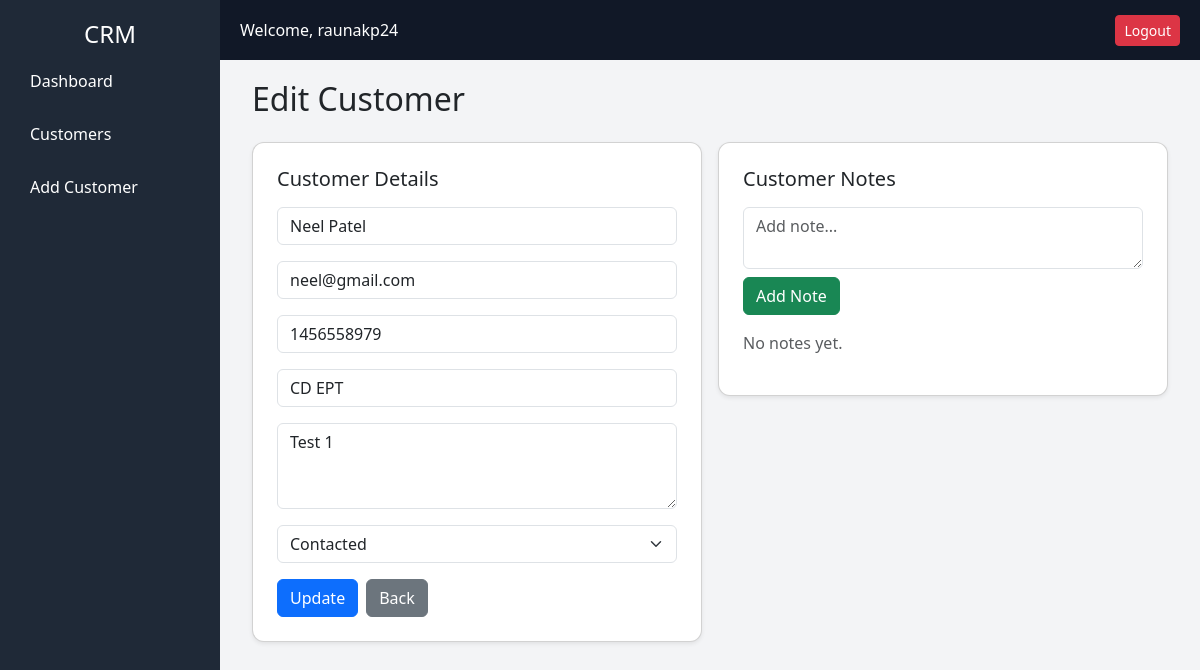
Screenshot of /edit_customer/3 (signed in) with the database file from the repository.
### tables this page shows
CREATE TABLE customers (
            id INTEGER PRIMARY KEY AUTOINCREMENT,
            name TEXT,
            email TEXT,
            phone TEXT,
            company TEXT,
            notes TEXT,
            status TEXT
        );

### app.py (the view, shortened to what this page needs)
@app.route('/edit_customer/<int:id>', methods=['GET', 'POST'])
@login_required
def edit_customer(id):
    conn = get_db_connection()
    customer = conn.execute(
        'SELECT * FROM customers WHERE id = ?',
        (id,)
    ).fetchone()
    notes = conn.execute(
        'SELECT * FROM notes WHERE customer_id = ? ORDER BY created_at DESC',
        (id,)
    ).fetchall()
    conn.close()
    return render_template('edit_customer.html', customer=customer, notes=notes)

### app.py (called while the page is built)
def login_required(f):
    @wraps(f)
    def wrapper(*args, **kwargs):
        if 'user' not in session:
            return redirect('/login')
        return f(*args, **kwargs)
    return wrapper

def get_db_connection():
    conn = sqlite3.connect('database.db')
    conn.row_factory = sqlite3.Row
    return conn

### templates/edit_customer.html (shortened to what this page needs)
{% extends 'base.html' %}
{% block content %}
<div class="container-fluid">
    <h2 class="mb-4">Edit Customer</h2>
    <div class="row g-3">
        <div class="col-md-6">
            <div class="card p-4 shadow-sm" style="border-radius: 12px;">
                <h5 class="mb-3">Customer Details</h5>
                <form method="POST">
                    <div class="mb-3">
                        <input type="text" name="name" class="form-control"
                               value="{{ customer['name'] }}" placeholder="Name" required>
                    </div>
                    <div class="mb-3">
                        <input type="email" name="email" class="form-control"
                               value="{{ customer['email'] }}" placeholder="Email" required>
                    </div>
                    <div class="mb-3">
                        <input type="text" name="phone" class="form-control"
                               value="{{ customer['phone'] }}" placeholder="Phone">
                    </div>
                    <div class="mb-3">
                        <input type="text" name="company" class="form-control"
                               value="{{ customer['company'] }}" placeholder="Company">
                    </div>
                    <div class="mb-3">
                        <textarea name="notes" class="form-control" rows="3"
                                  placeholder="Notes">{{ customer['notes'] }}</textarea>
                    </div>
                    <div class="mb-3">
                        <select name="status" class="form-select">
                            <option value="Contacted" {% if customer['status'] == 'Contacted' %}selected{% endif %}>Contacted</option>
                        </select>
                    </div>
                    <div class="d-flex gap-2">
                        <button class="btn btn-primary">Update</button>
                        <a href="/customers" class="btn btn-secondary">Back</a>
                    </div>
                </form>
            </div>
        </div>
        <div class="col-md-6">
            <div class="card p-4 shadow-sm" style="border-radius: 12px;">
                <h5 class="mb-3">Customer Notes</h5>
                <form method="POST" action="/add_note/{{ customer['id'] }}">
                    <textarea name="content" class="form-control mb-2"
                              placeholder="Add note..." rows="2"></textarea>
                    <button class="btn btn-success mb-3">Add Note</button>
                </form>
                {% if notes %}
                    <div class="list-group">
                        {% for note in notes %}
                            <div class="list-group-item">
                                <div>{{ note['content'] }}</div>
                                <small class="text-muted">{{ note['created_at'] }}</small>
                            </div>
                        {% endfor %}
                    </div>
                {% else %}
                    <p class="text-muted">No notes yet.</p>
                {% endif %}
            </div>
        </div>
    </div>
</div>
{% endblock %}

### templates/base.html (style rules this page uses)
body { margin: 0; background: #f3f4f6; }
.card { transition: 0.3s; }

### rows the page displays
customers: name "Neel Patel", email "neel@gmail.com", phone "1456558979", company "CD EPT", notes "Test 1", status "Contacted"

### other values shown
{{ session.get('user') }} "raunakp24"
